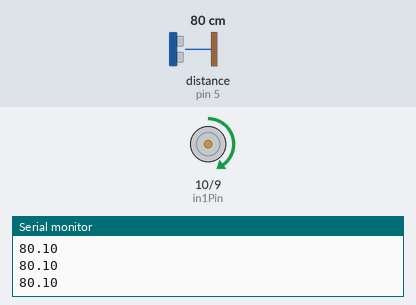
The sketch below on a simulated Arduino Uno, built with avr-gcc and run on an emulated ATmega328P. On the bench: motor-driver pin pairs drawn as motors (green arrow = first pin HIGH = forward, orange = second pin HIGH = backward, longer = more drive, scaled by the enable pin), the last lines printed to the serial monitor. Wiring (inferred from the names in the program): ultrasonic range finder: trigger pin 6; echo pin 5. The inputs (shaded band) are chosen by the test bench; at power-on: distance to the obstacle (sensor on pin 5) 80 cm. The echo pulse lasts 58.3 µs per cm.

Above: at 1.2 s.
1.3 s: distance to the obstacle (sensor on pin 5) set to 4 cm
2.8 s: distance to the obstacle (sensor on pin 5) set to 2 cm
At 4.0 s:
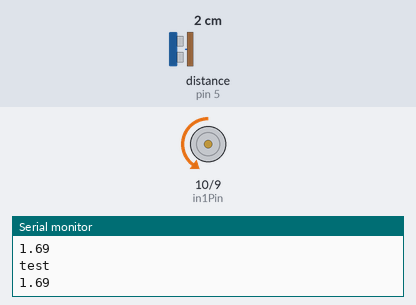
4.3 s: distance to the obstacle (sensor on pin 5) set to 9 cm
At 4.7 s:
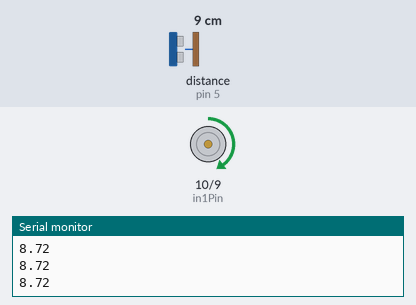
Timing chart, 0 to 7.3 s (numbered marks = the images above; inputs shaded):
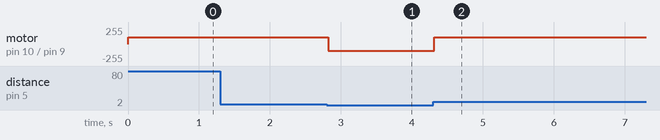

Measured:
- the behaviour switches between 3 and 2 cm on distance to the obstacle (sensor on pin 5) (found by bisection; images 0 and 1)
- after the input at 2.8 s, motor on pin 10 (in1Pin) / pin 9 (in2Pin): forward 100/255 → backward 100/255 at once
- after the input at 4.3 s, motor on pin 10 (in1Pin) / pin 9 (in2Pin): backward 100/255 → forward 100/255 at once

The sketch:

sketch_aug23b.ino
```cpp
int enPin = 11;
int in1Pin = 10;
int in2Pin = 9;
int trigPin = 6;
int echoPin = 5;
float duration, distance;
boolean close = false;
void setup() {
  pinMode(enPin, OUTPUT);
  pinMode(in1Pin, OUTPUT);
  pinMode(in2Pin, OUTPUT);
  pinMode(trigPin, OUTPUT);
  pinMode(echoPin, INPUT);
  Serial.begin(9600);
}

void loop() {
 digitalWrite(trigPin, LOW);
 delayMicroseconds(2);
 digitalWrite(trigPin, HIGH);
 delayMicroseconds(10);
 digitalWrite(trigPin, LOW);
 duration = pulseIn(echoPin, HIGH);
 distance = duration / 58;
 Serial.println(distance);
 if(close){
    digitalWrite(in1Pin, false);
    digitalWrite(in2Pin, true);
 }
 else{
  digitalWrite(in1Pin, true);
  digitalWrite(in2Pin, false);
 }
 analogWrite(enPin, 100);
 if(distance <= 2.5){
   close = true;
   Serial.println("test");
  }
  else{
    close = false;
  }
}
```
